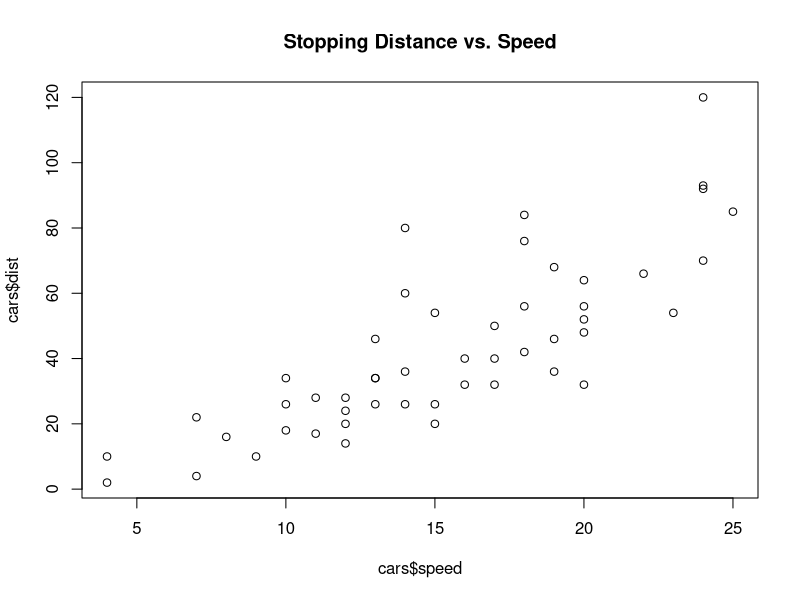
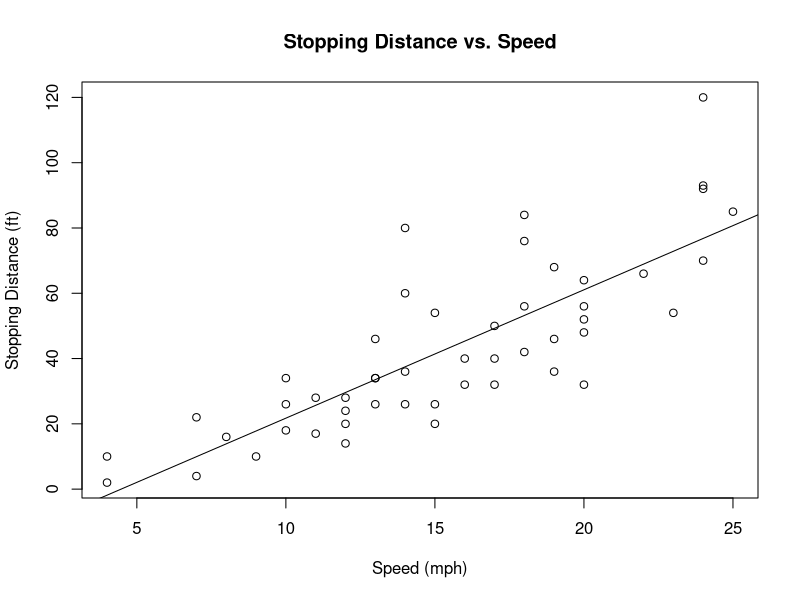
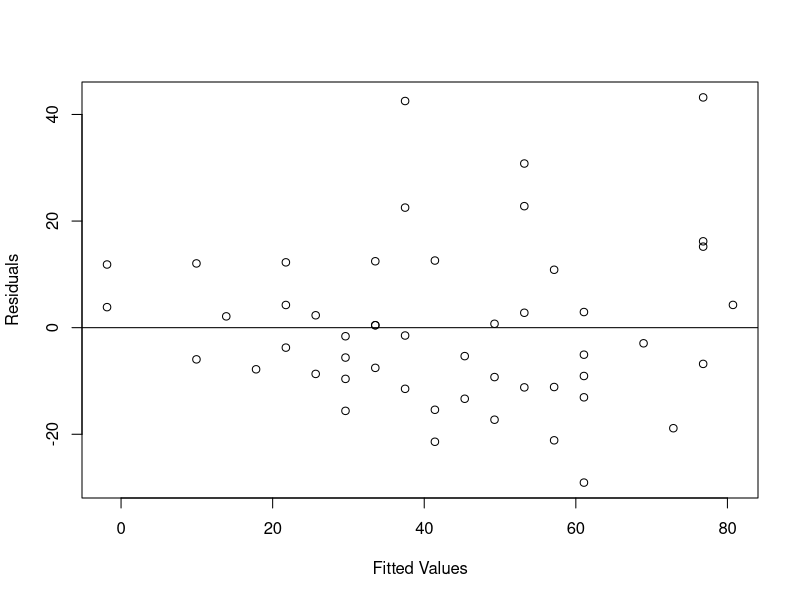
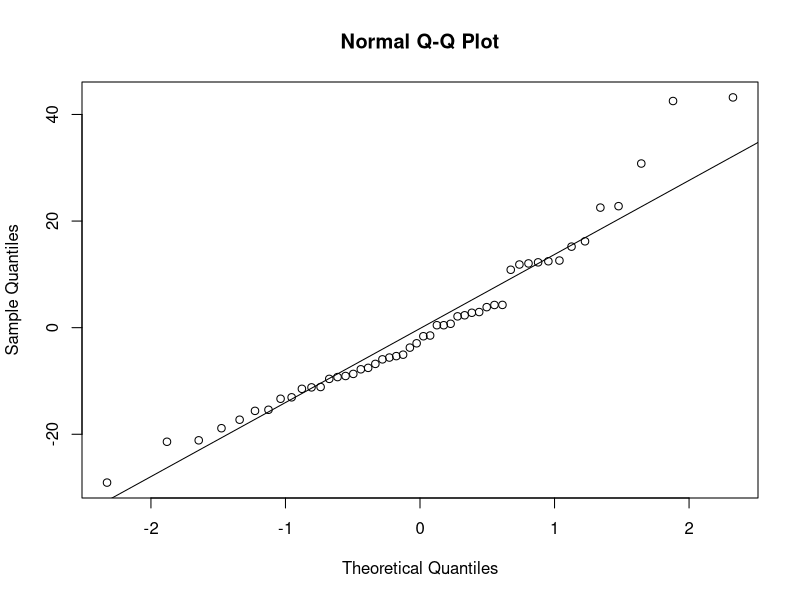

R code for these plots, in order:
print("***Coded By Veena***")
data("cars")  #importing dataset 
head(cars)    #print 1st 6 data
#Analysing the data
summary(cars)

#Plotting for better understanding

plot(cars$speed, cars$dist, xaxis='Speed (mph)', yaxis='Stopping Distance (ft)', 
     main='Stopping Distance vs. Speed')
#Building linear model and finding best fitting line
linear_cars <- lm(cars$dist ~ cars$speed)
linear_cars
plot(cars$speed, cars$dist, xlab='Speed (mph)', ylab='Stopping Distance (ft)', 
     main='Stopping Distance vs. Speed')
abline(linear_cars)

summary(linear_cars)

plot(linear_cars$fitted.values, linear_cars$residuals, xlab='Fitted Values', ylab='Residuals')
abline(0,0)

#Plotting a QQ plot

qqnorm(linear_cars$residuals)
qqline(linear_cars$residuals)

